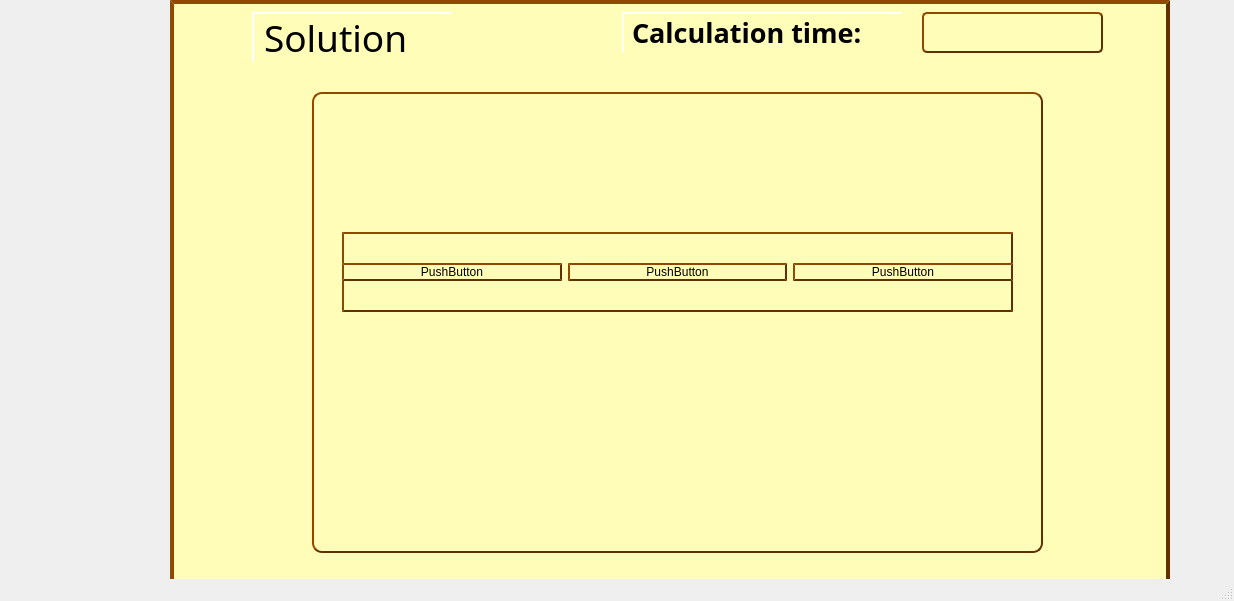
<?xml version="1.0" encoding="UTF-8"?>
<ui version="4.0">
 <class>MainWindow</class>
 <widget class="QMainWindow" name="MainWindow">
  <property name="geometry">
   <rect>
    <x>0</x>
    <y>0</y>
    <width>1234</width>
    <height>601</height>
   </rect>
  </property>
  <property name="windowTitle">
   <string>MainWindow</string>
  </property>
  <widget class="QWidget" name="centralwidget">
   <widget class="QScrollArea" name="scrollArea">
    <property name="geometry">
     <rect>
      <x>170</x>
      <y>0</y>
      <width>1000</width>
      <height>850</height>
     </rect>
    </property>
    <property name="minimumSize">
     <size>
      <width>200</width>
      <height>200</height>
     </size>
    </property>
    <property name="styleSheet">
     <string notr="true">background-color:rgb(255, 253, 184);
 border-style: outset;
 border-width: 2px;
border-color: rgb(97, 48, 0);</string>
    </property>
    <property name="widgetResizable">
     <bool>true</bool>
    </property>
    <widget class="QWidget" name="scrollAreaWidgetContents_2">
     <property name="geometry">
      <rect>
       <x>0</x>
       <y>0</y>
       <width>996</width>
       <height>846</height>
      </rect>
     </property>
     <widget class="QTableWidget" name="tableWidget">
      <property name="geometry">
       <rect>
        <x>140</x>
        <y>90</y>
        <width>731</width>
        <height>461</height>
       </rect>
      </property>
      <property name="minimumSize">
       <size>
        <width>2</width>
        <height>0</height>
       </size>
      </property>
      <property name="styleSheet">
       <string notr="true">border-radius: 10px</string>
      </property>
     </widget>
     <widget class="QLabel" name="label">
      <property name="geometry">
       <rect>
        <x>80</x>
        <y>10</y>
        <width>201</width>
        <height>51</height>
       </rect>
      </property>
      <property name="font">
       <font>
        <family>Segoe Script</family>
        <pointsize>28</pointsize>
       </font>
      </property>
      <property name="styleSheet">
       <string notr="true">border-color:rgb(255, 253, 184)</string>
      </property>
      <property name="text">
       <string>Solution </string>
      </property>
     </widget>
     <widget class="QLabel" name="label_2">
      <property name="geometry">
       <rect>
        <x>450</x>
        <y>10</y>
        <width>281</width>
        <height>41</height>
       </rect>
      </property>
      <property name="font">
       <font>
        <family>Segoe Script</family>
        <pointsize>20</pointsize>
        <weight>75</weight>
        <bold>true</bold>
       </font>
      </property>
      <property name="styleSheet">
       <string notr="true">border-color:rgb(255, 253, 184)</string>
      </property>
      <property name="text">
       <string>Calculation time: </string>
      </property>
     </widget>
     <widget class="QGroupBox" name="groupBox">
      <property name="geometry">
       <rect>
        <x>750</x>
        <y>10</y>
        <width>181</width>
        <height>41</height>
       </rect>
      </property>
      <property name="styleSheet">
       <string notr="true">border-radius: 5px</string>
      </property>
      <property name="title">
       <string/>
      </property>
     </widget>
     <widget class="QWidget" name="horizontalLayoutWidget">
      <property name="geometry">
       <rect>
        <x>170</x>
        <y>230</y>
        <width>671</width>
        <height>80</height>
       </rect>
      </property>
      <layout class="QHBoxLayout" name="horizontalLayout">
       <item>
        <widget class="QPushButton" name="pushButton_2">
         <property name="text">
          <string>PushButton</string>
         </property>
        </widget>
       </item>
       <item>
        <widget class="QPushButton" name="pushButton_3">
         <property name="text">
          <string>PushButton</string>
         </property>
        </widget>
       </item>
       <item>
        <widget class="QPushButton" name="pushButton">
         <property name="text">
          <string>PushButton</string>
         </property>
        </widget>
       </item>
      </layout>
     </widget>
    </widget>
   </widget>
  </widget>
  <widget class="QStatusBar" name="statusbar"/>
 </widget>
 <resources/>
 <connections/>
</ui>
